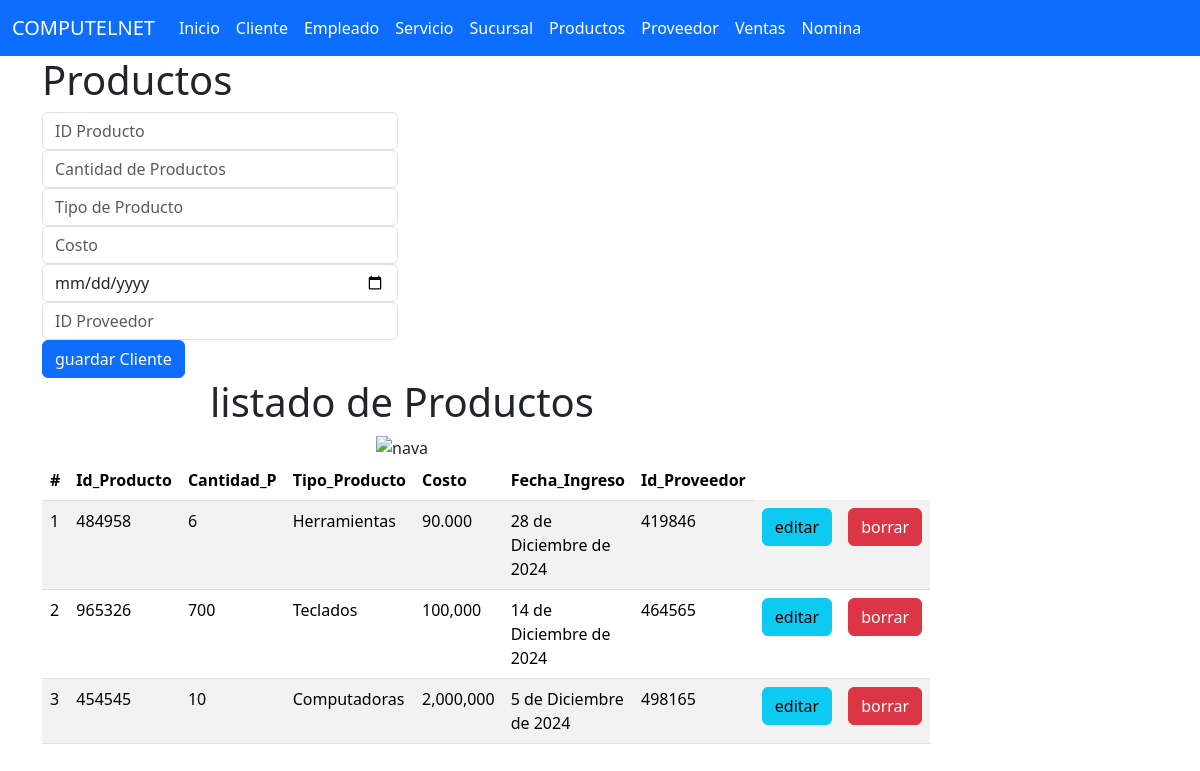
The page /productos on the database its author committed.
### productos_app/models.py (models this page shows, shortened)
class Producto (models.Model):
    Id_Producto=models.CharField(primary_key=True,max_length=6)
    Cantidad_P=models.CharField(max_length=200)
    Tipo_Producto=models.CharField(max_length=300)
    Costo=models.CharField(max_length=10000)
    Fecha_Ingreso=models.DateField()
    Id_Proveedor=models.CharField(max_length=6)

### productos_app/views.py (the view)
# urls.py: path('productos',views.inicio_vista,name='productos'),
def inicio_vista(request):
    ListadoProductos=Producto.objects.all()
    return render(request,'gestionarProducto.html',{'listaProductos':ListadoProductos})

### productos_app/templates/gestionarProducto.html (shortened to what this page needs)
{% extends "base.html" %}
{% block cuerpo %}
{% load static %}
<div class="row">
    <div class="col-sm-12  col-md-4 col-lg-4 col-xl-4">
        <h1>Productos</h1>
        <div class="car-body">
            <form action="registrarProducto/" method="POST"> {% csrf_token %}
                <div class="form-group">
                    <input type="text" id="txtId_Producto" name="txtId_Producto" class="form-control"  placeholder="ID Producto" minlength="1" maxlength="6"  required>
                </div>
                <div class="form-group ">
                    <input type="text" id="txtCantidad_P" name="txtCantidad_P"  class="form-control" placeholder="Cantidad de Productos" minlength="1" maxlength="200" required>
                </div>
                <div class="form-group">
                    <input type="text" id="txtTipo_Producto" name="txtTipo_Producto"  class="form-control" placeholder="Tipo de Producto" min="1" max="300" required>
                </div>
                <div class="form-group">
                    <input type="text" id="txtCosto" name="txtCosto"  class="form-control" placeholder="Costo" min="1" max="10000" required>
                </div>
                <div class="form-group">
                    <input type="date" id="txtFecha_Ingreso" name="txtFecha_Ingreso"  class="form-control" placeholder="Fecha de Ingreso" required>
                </div>
                <div class="form-group">
                    <input type="text" id="txtId_Proveedor" name="txtId_Proveedor"  class="form-control" placeholder="ID Proveedor" min="1" maxlength="6" required>
                </div>
                <div class="car-body">
                <button type="submit" class="btn btn-primary">guardar Cliente</button>
                </div>
            </form>
        </div>
    </div>
<div class="row">
    <div class="col-sm-12  col-md-8 col-lg-8 col-xl-8">
        <center>
            <h1>listado de Productos</h1>
        <img class="w-59" src="{% static 'img/productos.jpg'%}" alt="nava" width="500" height="250">
        </center>
                <table class="table table-striped">
                    <thead>
                    <tr>
                        <th scope="col">#</th>
                        <th scope="col">Id_Producto</th>
                        <th scope="col">Cantidad_P</th>
                        <th scope="col">Tipo_Producto</th>
                        <th scope="col">Costo</th>
                        <th scope="col">Fecha_Ingreso</th>
                        <th scope="col">Id_Proveedor</th>
                    </tr>
                    </thead>
                    <tbody>
                        {% for m in listaProductos %}
                        <tr>
                        <td>{{forloop.counter}}</td>
                        <td>{{m.Id_Producto}}</td>
                        <td>{{m.Cantidad_P}}</td>
                        <td>{{m.Tipo_Producto}}</td>
                        <td>{{m.Costo}}</td>
                        <td>{{m.Fecha_Ingreso}}</td>
                        <td>{{m.Id_Proveedor}}</td>
                        <td><a href="seleccionarProducto/{{m.Id_Producto}}" class="btn btn-info">editar</a> </td>
                        <td><a href="borrarProducto/{{m.Id_Producto}}" class="btn btn-danger">borrar</a> </td>
                        </tr>
                        {% endfor %}
                    </tbody>
                </table>
    </div>
</div>
</div>
{% endblock %}

### rows shown on the page
Producto: Id_Producto "484958", Cantidad_P "6", Tipo_Producto "Herramientas", Costo "90.000", Fecha_Ingreso "28 de Diciembre de 2024", Id_Proveedor "419846"
Producto: Id_Producto "965326", Cantidad_P "700", Tipo_Producto "Teclados", Costo "100,000", Fecha_Ingreso "14 de Diciembre de 2024", Id_Proveedor "464565"
Producto: Id_Producto "454545", Cantidad_P "10", Tipo_Producto "Computadoras", Costo "2,000,000", Fecha_Ingreso "5 de Diciembre de 2024", Id_Proveedor "498165"
